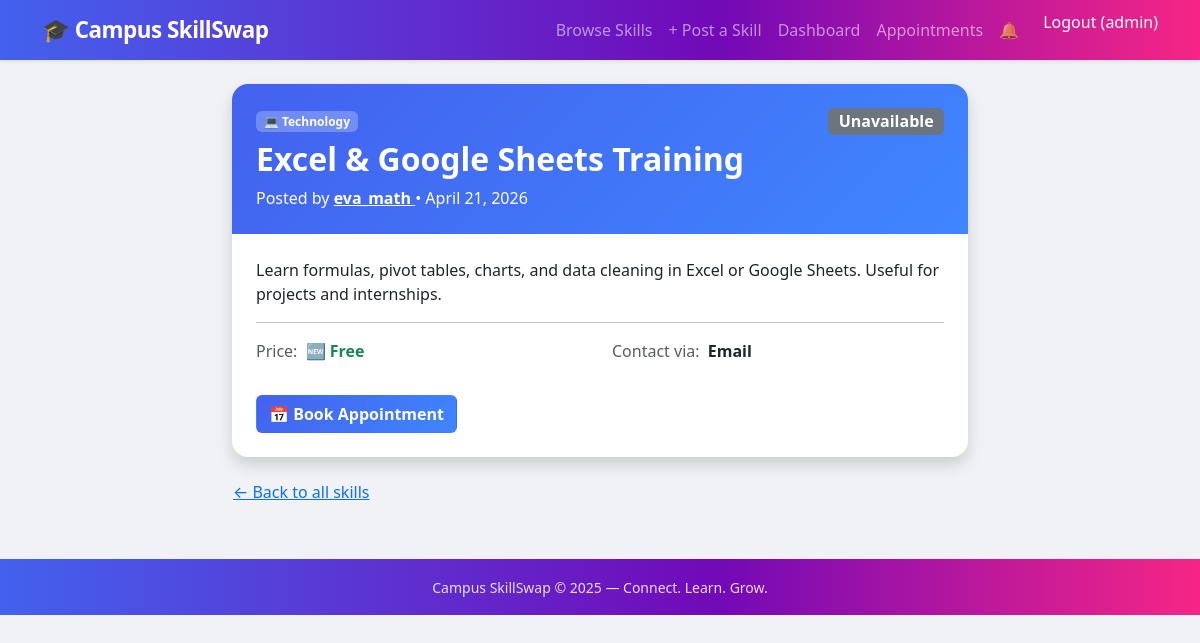
The app's page /skill/15/ (signed in) with its own data.
### MainApp/models.py (models this page shows, shortened)
class Skill(models.Model):
    CATEGORY_CHOICES = [
        ('tech', 'Technology'),
        ('design', 'Design'),
        ('writing', 'Writing & Tutoring'),
        ('music', 'Music'),
        ('language', 'Language'),
        ('math', 'Math & Science'),
        ('other', 'Other'),
    ]
    CONTACT_CHOICES = [
        ('email', 'Email'),
        ('whatsapp', 'WhatsApp'),
        ('instagram', 'Instagram'),
        ('in_person', 'In Person'),
    ]
    STATUS_CHOICES = [
        ('available', 'Available'),
        ('busy', 'Busy'),
        ('unavailable', 'Unavailable'),
    ]
    owner = models.ForeignKey(User, on_delete=models.CASCADE, related_name='skills')
    title = models.CharField(max_length=200)
    description = models.TextField()
    category = models.CharField(max_length=50, choices=CATEGORY_CHOICES)
    price = models.DecimalField(max_digits=8, decimal_places=2, null=True, blank=True)
    is_free = models.BooleanField(default=False)
    contact_preference = models.CharField(max_length=20, choices=CONTACT_CHOICES)
    availability_status = models.CharField(max_length=20, choices=STATUS_CHOICES, default='available')
    created_at = models.DateTimeField(auto_now_add=True)
    class Meta:
        ordering = ['-created_at']  # Newest posts appear first everywhere

### MainApp/views.py (the view)
# urls.py: path('skill/<int:pk>/', views.SkillDetailView.as_view(), name='skill-detail'),
class SkillDetailView(LoginRequiredMixin, DetailView):
    model = Skill
    template_name = 'mainapp/skill_detail.html'
    context_object_name = 'skill'
    def get_context_data(self, **kwargs):
        context = super().get_context_data(**kwargs)
        skill = self.get_object()
        if self.request.user != skill.owner:
            context['appointment_form'] = AppointmentForm()
        return context

### MainApp/context_processors.py (called while the page is built)
def unread_notifications(request):
    if request.user.is_authenticated:
        count = Notification.objects.filter(recipient=request.user, is_read=False).count()
        return {'unread_notification_count': count}
    return {'unread_notification_count': 0}

### MainApp/templates/mainapp/skill_detail.html (shortened to what this page needs)
{% extends 'mainapp/base.html' %}
{% block content %}
<div class="row justify-content-center">
    <div class="col-md-8">
        <div class="card shadow overflow-hidden">
            <div class="p-4 text-white
                {% if skill.category == 'tech' %}cat-tech
                {% elif skill.category == 'design' %}cat-design
                {% elif skill.category == 'writing' %}cat-writing
                {% elif skill.category == 'music' %}cat-music
                {% elif skill.category == 'language' %}cat-language
                {% elif skill.category == 'math' %}cat-math
                {% else %}cat-other{% endif %}">
                <div class="d-flex justify-content-between align-items-start">
                    <div>
                        <span class="badge bg-white bg-opacity-25 mb-2">
                            {% if skill.category == 'tech' %}&#128187;
                            {% elif skill.category == 'design' %}&#127912;
                            {% elif skill.category == 'writing' %}&#9997;
                            {% elif skill.category == 'music' %}&#127925;
                            {% elif skill.category == 'language' %}&#127760;
                            {% elif skill.category == 'math' %}&#128300;
                            {% elif skill.category == 'other' %}&#127381;
                            {% endif %}
                            {{ skill.get_category_display }}
                        </span>
                        <h2 class="fw-bold mb-0">{{ skill.title }}</h2>
                    </div>
                    <span class="badge fs-6
                        {% if skill.availability_status == 'available' %}bg-success
                        {% elif skill.availability_status == 'busy' %}bg-warning text-dark
                        {% else %}bg-secondary{% endif %}">
                        {{ skill.get_availability_status_display }}
                    </span>
                </div>
                <p class="mb-0 mt-2 text-white-75">
                    Posted by <strong>
                        <a href="{% url 'user-profile' skill.owner.username %}" class="text-white">
                            {{ skill.owner.username }}
                        </a>
                    </strong>
                    &bull; {{ skill.created_at|date:"N j, Y" }}
                </p>
            </div>
            <div class="card-body p-4">
                <p class="fs-6">{{ skill.description }}</p>
                <hr>
                <div class="row mt-3">
                    <div class="col-sm-6 mb-2">
                        <span class="text-muted">Price:</span>
                        {% if skill.is_free %}
                            <span class="text-success fw-bold ms-1">&#127381; Free</span>
                        {% else %}
                            <span class="fw-bold ms-1">${{ skill.price }}</span>
                        {% endif %}
                    </div>
                    <div class="col-sm-6 mb-2">
                        <span class="text-muted">Contact via:</span>
                        <span class="ms-1 fw-semibold">{{ skill.get_contact_preference_display }}</span>
                    </div>
                </div>
                {% if user == skill.owner %}
                    <div class="mt-4 d-flex gap-2">
                        <a href="{% url 'skill-update' skill.pk %}" class="btn btn-warning fw-semibold">&#9998; Edit</a>
                        <a href="{% url 'skill-delete' skill.pk %}" class="btn btn-danger fw-semibold">&#128465; Delete</a>
                    </div>
                {% elif user.is_authenticated %}
                    <div class="mt-4">
                        <a href="{% url 'book-appointment' skill.pk %}" class="btn text-white fw-semibold
                            {% if skill.category == 'tech' %}cat-tech
                            {% elif skill.category == 'design' %}cat-design
                            {% elif skill.category == 'writing' %}cat-writing
                            {% elif skill.category == 'music' %}cat-music
                            {% elif skill.category == 'language' %}cat-language
                            {% elif skill.category == 'math' %}cat-math
                            {% else %}cat-other{% endif %}">
                            &#128197; Book Appointment
                        </a>
                    </div>
                {% endif %}
            </div>
        </div>
        <a href="{% url 'skill-list' %}" class="btn btn-link mt-3 ps-0">&larr; Back to all skills</a>
    </div>
</div>
{% endblock %}

### MainApp/templates/mainapp/base.html (shortened to what this page needs)
<!DOCTYPE html>
<html lang="en">
<head>
    <link href="https://cdn.jsdelivr.net/npm/bootstrap@5.3.0/dist/css/bootstrap.min.css" rel="stylesheet">
</head>
<body>
<nav class="navbar navbar-expand-lg navbar-dark shadow-sm">
    <div class="container">
        <a class="navbar-brand fw-bold" href="{% url 'landing' %}">&#127891; Campus SkillSwap</a>
        <div class="collapse navbar-collapse" id="navbarNav">
            <ul class="navbar-nav ms-auto">
                <li class="nav-item">
                    <a class="nav-link" href="{% url 'skill-list' %}">Browse Skills</a>
                </li>
                {% if user.is_authenticated %}
                    <li class="nav-item">
                        <a class="nav-link" href="{% url 'skill-create' %}">+ Post a Skill</a>
                    </li>
                    <li class="nav-item">
                        <a class="nav-link" href="{% url 'dashboard' %}">Dashboard</a>
                    </li>
                    <li class="nav-item">
                        <a class="nav-link" href="{% url 'appointments' %}">Appointments</a>
                    </li>
                    <li class="nav-item">
                        <a class="nav-link position-relative" href="{% url 'notifications' %}">
                            &#128276;
                        </a>
                    </li>
                    <li class="nav-item">
                        <form method="post" action="{% url 'logout' %}" class="d-inline m-0">
                            <button type="submit" class="nav-link btn btn-link text-white p-0 ms-3">
                                Logout ({{ user.username }})
                            </button>
                        </form>
                    </li>
                {% endif %}
            </ul>
        </div>
    </div>
</nav>
<main class="container my-4">
    {% block content %}{% endblock %}
</main>
<footer class="text-center py-3 mt-5">
    <small>Campus SkillSwap &copy; 2025 — Connect. Learn. Grow.</small>
</footer>
</body>
</html>

### MainApp/templates/mainapp/base.html (style rules this page uses)
:root { --color-tech: #4361ee; --color-design: #f72585; --color-writing: #7209b7; --color-music: #560bad; --color-language: #0096c7; --color-math: #2dc653; --color-other: #f77f00; }
body { background-color: #f0f2f5; }
.navbar { background: linear-gradient(90deg, #4361ee 0%, #7209b7 60%, #f72585 100%) !important; box-shadow: 0 2px 12px rgba(67,97,238,0.3); }
.navbar-brand { font-size: 1.4rem; letter-spacing: -0.5px; }
.nav-link { font-weight: 500; }
.card { border: none; border-radius: 1rem; }
.cat-tech { background: linear-gradient(135deg, #4361ee, #3f86ff); color:#fff; }
footer { background: linear-gradient(90deg, #4361ee 0%, #7209b7 60%, #f72585 100%); color: rgba(255,255,255,0.85); border-top: none !important; }

### records on screen
Skill: category "Technology", title "Excel & Google Sheets Training", availability_status "Unavailable", owner.username "eva_math", created_at "April 21, 2026", description "Learn formulas, pivot tables, charts, and data cleaning in Excel or Google Sheets. Useful for projects and internships.", contact_preference "Email"

### other values on screen
{{ user.username }} "admin"
